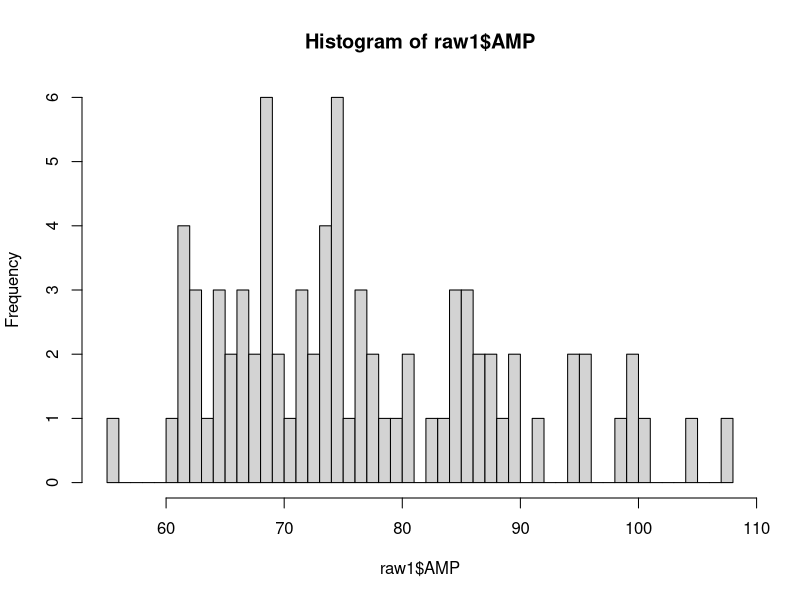

Generate this figure with R: (Note: this script raises an error after producing the figure.)
# Assessment 1: Probiotics and synbiotics
# Investigation 1

##### EXPLORATORY DATA ANALYSIS #####

# Read in raw data file
raw1 <- read.table("Experiment1_data_set 29 .txt")

# Check structure
str(raw1) # As expected, 80 obs of 3 variables, coded
# as Probiotic: Factor w/ 2 levels "No", "Yes",
# Days: int, and "AMP": num. Further checking
# to follow:

# Describe variables in relation to present study,
# and sanity-check raw data:

# RESPONSE VARIABLE, continuous (num):
# Participants' recovery from GI infection was measured 
# by quantifying the antimicrobial pepties (AMP) in five
# intestinal mucus samples and taking a MEAN. Units 
# = mg/ml.
# View all data points and check length:
raw1$AMP # All numbers recorded to 2dp
length(raw1$AMP) # 80 obs, as expected
# Have a quick look at the distribution of AMP means:
range(raw1$AMP) # Range is 55.84-107.79
hist(raw1$AMP,breaks=50) # Positively skewed norm dist

# EXPLANATORY VARIABLE 1, Factor, 2 levels:
# Participants were given a probiotic or a placebo.
# This is indicated in the raw data file as factor
# "Probiotic" which has two levels "No" and "Yes".
# View all data points, levels and check length
raw1$Probiotic # Two levels, as expected
length(raw1$Probiotic) # 80 obs, as expected
# Check that there are 40 "Yes" and 40 "No"
plot(raw1$Probiotic) # Both 40, as expected

# EXPLANATORY VARIABLE 2, continuous (int):
# Participants' illness severity was indicated by the
# pre-treatment duration of diarrhoea and vomiting symptoms,
# measured in number of days. This data is recorded in the 
# raw data file as variable "Days"; data type is "integer" 
# / "int".
# View all data points and check length
raw1$Days # All integers, some 0s
length(raw1$Days) # 80 obs, as expected
# Have a quick look at the distribution of illness duration
range(raw1$Days) # Range is 0-19
hist(raw1$Days, breaks=50) # Fairly haphazard distribution

# No missing values, no "NA"s, for any variable

# Compare response variable to each explanatory variable:

### PROBIOTIC
boxplot(raw1$AMP~raw1$Probiotic)
# AMP was higher in participants who took probiotic
# Distributions are fairly normal

### SEVERITY OF ILLNESS
plot(raw1$AMP~raw1$Days)
# At first glance, it looks like there is a weak positive
# correlation between length of illness in days and AMP
# levels. It looks as though the error variance might increase
# as "Days" increases, but this will be checked later.

##### CHOICE OF MODEL #####

# As the response variable is continuous and broadly normally
# distributed, one explanatory variable is continuous, and the 
# other explanatory variable is a factor, use ANCOVA.

# Fit model. Include interaction term in first attempt.
ANCOVA_1_1 <- lm(raw1$AMP~raw1$Days*raw1$Probiotic)
# Object naming format:
# Model type ANCOVA
# 1 = Dataset 1
# 1 = First attempt at fitting a model

# Look at diagnostic plots:
plot(ANCOVA_1_1) # Residuals vs Fitted: homoscedastic
# QQ plot looks OK
# No influential outliers according to Cook's distance

# Look at distribution of errors as histogram
hist(ANCOVA_1_1$residuals) # Fairly normal

# Check whether interaction term is significant
drop1(ANCOVA_1_1,test="F")
# Interaction term is significant
# F value is 22.036, p-value is 1.162e-05
# Minimum adequate model has been reached
# Retain main effects terms in model, but don't include 
# in reporting statement
# Omit DF from statement as partial F test was used

# Look at summary table to get intercepts and slopes:
summary(ANCOVA_1_1)

# "Intercept" must be "ProbioticNo"
# "ProbioticNo": Intercept is 65.9045
# "ProbioticNo": slope is 0.3337
# "ProbioticYes": Intercept is 70.6042 (65.9045+4.6997)
# "ProbioticYes": slope is 1.4876 (0.3337+1.1539)

# Adjusted R-squared:  0.7018
# Multiple R-squared: 0.7131

##### PLOT GENERATION #####
# Install and load ggplot2
install.packages("ggplot2")
library(ggplot2)

# Plot x axis (Days), y axis (AMP), slopes (ProbioticNo
# and ProbioticYes)

ggplot(raw1,aes(x=Days,y=AMP,color=Probiotic))+
  # Plot raw1 data, use different colours for factor levels
  geom_point()+ # Plot data points
  # Label the axes
  labs(y="Mean AMP (mg/ml)",x="Symptom duration (days)")+
  # Legend settings:
  scale_color_manual(name="",
                     # set legend name
                     labels=c("Placebo","Probiotic"),
                     # set key names
                     values=c(Yes="#9400D3",No="#006400"),
                     # Set key colours
                     guide=guide_legend(reverse=TRUE))+
                     # Place "Probiotic" first in legend
  # Colour settings:
  theme(panel.background=element_rect(fill="white"))+
  # change background colour
  theme(axis.title.x=element_text(size=15))+
  # change x axis label size
  theme(axis.title.y=element_text(size=15))+
  # change y axis label size
  theme(legend.title=element_text(size=15))+
  # change legend title size
  theme(legend.text=element_text(size=12))+
  # change key name sizes
  theme(panel.grid.major=element_blank(),
        panel.grid.minor=element_blank())+
  # remove gridlines
  geom_smooth(method="lm", # Add regression lines
              alpha=0.3,show.legend=FALSE)+
  # Include visual representation of 95% confidence intervals 
  # for predicted AMP values based on this linear model
  scale_x_continuous(breaks=c(0,2,4,6,8,10,12,14,16,18,20))+
  scale_y_continuous(breaks=c(0,55,60,65,70,75,80,
                              85,90,95,100,105,110))+
  theme(axis.text.x=element_text(size=12))+
  theme(axis.text.y=element_text(size=12))
  # Customise ticks on axes